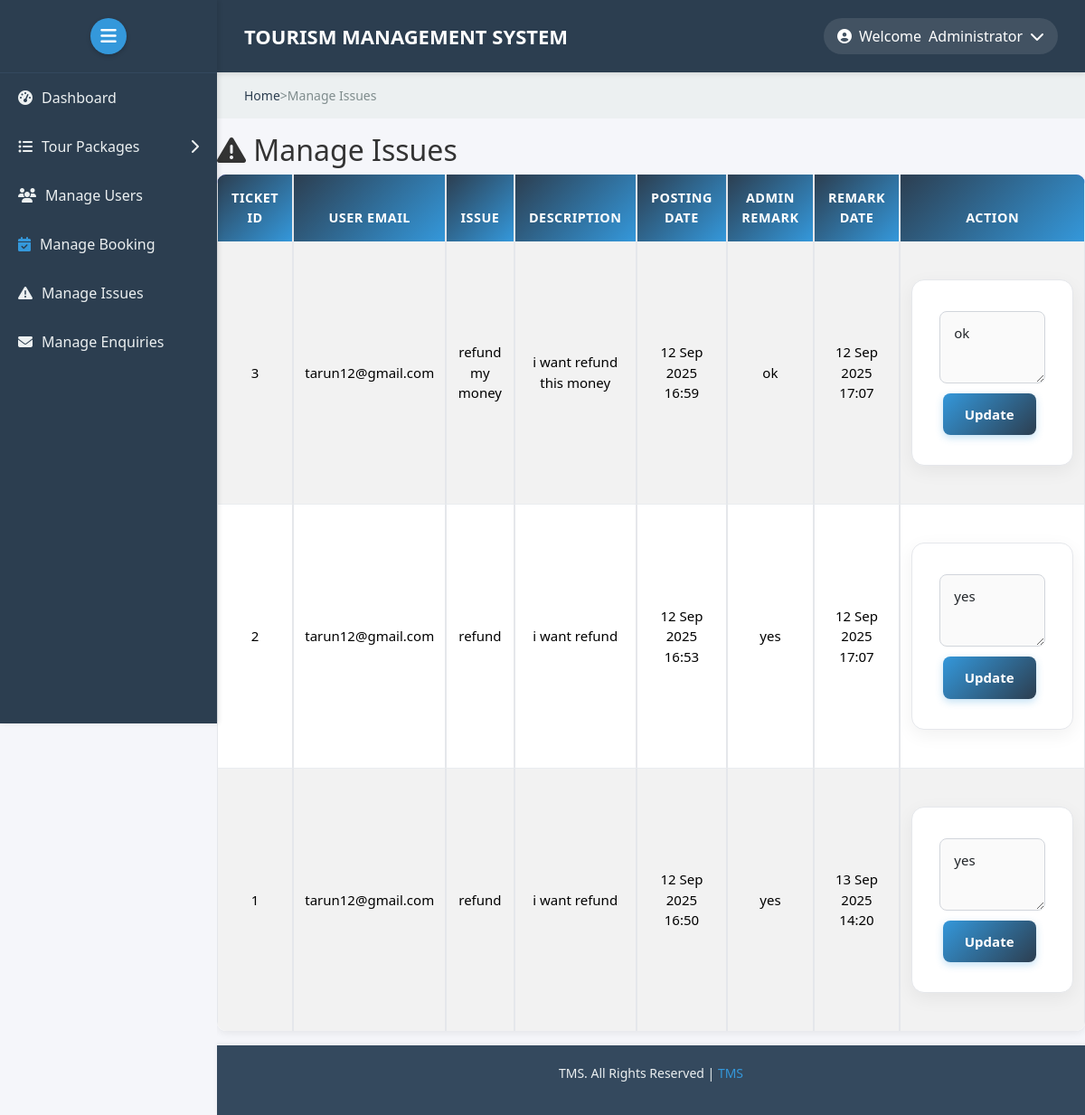
The app's page /admin/manageissues.php (signed in) with its own data.
### tables this page shows
CREATE TABLE `tblissues` (
  `id` int(11) NOT NULL,
  `UserEmail` varchar(100) DEFAULT NULL,
  `Issue` varchar(100) DEFAULT NULL,
  `Description` mediumtext DEFAULT NULL,
  `PostingDate` timestamp NULL DEFAULT current_timestamp(),
  `AdminRemark` mediumtext DEFAULT NULL,
  `AdminremarkDate` timestamp NULL DEFAULT NULL ON UPDATE current_timestamp()
);

### admin/manageissues.php (the view, shortened to what this page needs)
<?php
include('./includes/config.php');
$issues_query = mysqli_query($conn, "SELECT * FROM tblissues ORDER BY PostingDate DESC");
?>
<!DOCTYPE html>
<html lang="en">
<head>
    <link href="https://cdn.jsdelivr.net/npm/bootstrap@5.3.3/dist/css/bootstrap.min.css" rel="stylesheet">
    <link rel="stylesheet" href="https://cdnjs.cloudflare.com/ajax/libs/font-awesome/6.5.0/css/all.min.css">
    <link rel="stylesheet" href="./css/style.css">
</head>
<body>
    <div class="sidebar">
        <div class="sidebar-header">
            <button class="toggle-btn" id="sidebarToggle">
                <i class="fas fa-bars"></i>
            </button>
        </div>
        <div class="sidebar-menu">
            <ul>
                <li><a href="dashboard.php"><i class="fas fa-tachometer-alt"></i> <span>Dashboard</span></a></li>
                <li>
                    <a href="#"><i class="fas fa-list-ul"></i> <span>Tour Packages</span> <i class="fas fa-chevron-right" style="margin-left: auto;"></i></a>
                </li>
                <li><a href="manage-users.php"><i class="fas fa-users"></i> <span>Manage Users</span></a></li>
                <li><a href="manage-bookings.php"><i class="fas fa-calendar-check"></i> <span>Manage Booking</span></a></li>
                <li><a href="manageissues.php"><i class="fas fa-exclamation-triangle"></i> <span>Manage Issues</span></a></li>
                <li><a href="manage-enquires.php" class="active"><i class="fas fa-envelope"></i> <span>Manage Enquiries</span></a></li>
            </ul>
        </div>
    </div>
    <div class="main-content">
        <div class="header">
            <div class="logo">TOURISM MANAGEMENT SYSTEM</div>
            <div class="user-profile" id="userProfile">
                <i class="fas fa-user-circle"></i>
                <span>Welcome</span>
                <span>Administrator</span>
                <i class="fas fa-chevron-down"></i>
            </div>
        </div>
        <div class="breadcrumb">
            <a href="dashboard.php">Home</a> > <span>Manage Issues</span>
        </div>
        <div class="content">
            <h2><i class="fas fa-exclamation-triangle"></i> Manage Issues</h2>
            <div class="table-responsive">
                <?php if (mysqli_num_rows($issues_query) > 0): ?>
                    <table class="table table-bordered table-striped table-hover">
                        <thead class="table-dark">
                            <tr>
                                <th>Ticket ID</th>
                                <th>User Email</th>
                                <th>Issue</th>
                                <th>Description</th>
                                <th>Posting Date</th>
                                <th>Admin Remark</th>
                                <th>Remark Date</th>
                                <th>Action</th>
                            </tr>
                        </thead>
                        <tbody>
                            <?php while ($row = mysqli_fetch_assoc($issues_query)): ?>
                                <tr>
                                    <td><?php echo htmlspecialchars($row['id']); ?></td>
                                    <td><?php echo htmlspecialchars($row['UserEmail']); ?></td>
                                    <td><?php echo htmlspecialchars($row['Issue']); ?></td>
                                    <td style="max-width: 200px;">
                                        <?php echo nl2br(htmlspecialchars($row['Description'])); ?>
                                    </td>
                                    <td><?php echo date('d M Y H:i', strtotime($row['PostingDate'])); ?></td>
                                    <td>
                                        <?php if (!empty($row['AdminRemark'])): ?>
                                            <div class="admin-remark">
                                                <?php echo nl2br(htmlspecialchars($row['AdminRemark'])); ?>
                                            </div>
                                        <?php else: ?>
                                            <span class="text-muted">No remark yet</span>
                                        <?php endif; ?>
                                    </td>
                                    <td>
                                        <?php
                                        if (!empty($row['AdminremarkDate'])) {
                                            echo date('d M Y H:i', strtotime($row['AdminremarkDate']));
                                        } else {
                                            echo '-';
                                        }
                                        ?>
                                    </td>
                                    <td>
                                        <div class="remark-form">
                                            <form method="post">
                                                <div class="mb-2">
                                                    <textarea class="form-control" name="admin_remark" rows="2" placeholder="Enter remark..."><?php echo isset($row['AdminRemark']) ? htmlspecialchars($row['AdminRemark']) : ''; ?></textarea>
                                                </div>
                                                <button type="submit" name="update_remark" class="btn btn-primary btn-sm">Update</button>
                                            </form>
                                        </div>
                                    </td>
                                </tr>
                            <?php endwhile; ?>
                        </tbody>
                    </table>
                <?php else: ?>
                    <div class="alert alert-info">
                        <i class="fas fa-info-circle"></i> No issues found.
                    </div>
                <?php endif; ?>
            </div>
        </div>
        <div class="footer">
            <p>TMS. All Rights Reserved | <a href="#">TMS</a></p>
        </div>
    </div>
</body>
</html>

### records on screen
tblissues: id "3", UserEmail "tarun12@gmail.com", Issue "refund my money", Description "i want refund this money", PostingDate "12 Sep 2025 16:59", AdminRemark "ok", AdminremarkDate "12 Sep 2025 17:07", admin_remark "ok"
tblissues: id "2", UserEmail "tarun12@gmail.com", Issue "refund", Description "i want refund", PostingDate "12 Sep 2025 16:53", AdminRemark "yes", AdminremarkDate "12 Sep 2025 17:07", admin_remark "yes"
tblissues: id "1", UserEmail "tarun12@gmail.com", Issue "refund", Description "i want refund", PostingDate "12 Sep 2025 16:50", AdminRemark "yes", AdminremarkDate "13 Sep 2025 14:20", admin_remark "yes"
